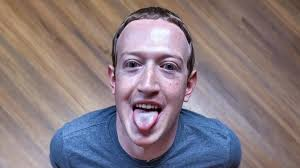
#> input picture inputs/zuck.png, 300 x 168 px
$ jupyter execute p10.ipynb
#> lines starting #> are read from the running program, lines starting #| are printed output that depends on the picture; after the words box and inside, x2 and y2 are one past the last pixel; in counts of white or black regions, pixels touching at a corner belong together
# Write a program to demonstrate Haar feature-based cascade classifiers for Face and Eye Detection on images

[cell 1]
import cv2

[cell 2]
face_cascade = cv2.CascadeClassifier(cv2.data.haarcascades + 'haarcascade_frontalface_default.xml')
eye_cascade = cv2.CascadeClassifier(cv2.data.haarcascades + 'haarcascade_eye.xml')

[cell 3]
img = cv2.imread("./inputs/zuck.png")
#> img is the input picture: shape (168, 300, 3); mean B, G, R 128.3, 122.6, 136.4
gray = cv2.cvtColor(img, cv2.COLOR_BGR2GRAY)
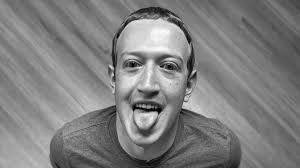
#> gray: shape (168, 300); min 2, max 251, mean 127.4

[cell 4]
for (x, y, w, h) in face_cascade.detectMultiScale(img, scaleFactor=1.1, minNeighbors=5, minSize=(30, 30)):
    cv2.rectangle(img, (x, y), (x + w, y + h), (255, 0, 0), 2)

    for (ex, ey, ew, eh) in eye_cascade.detectMultiScale(gray[y:y + h, x:x + w]):
        cv2.rectangle(img[y:y + h, x:x + w], (ex, ey), (ex + ew, ey + eh), (0, 255, 0), 2)
#> this loop made 1 pass
#> (x, y, w, h) on pass 1: (97, 25, 104, 104)
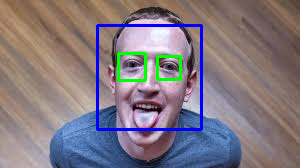
#> img: shape (168, 300, 3); 3.64% of pixels changed, all inside (x1, y1, x2, y2) = (96, 24, 203, 131)
